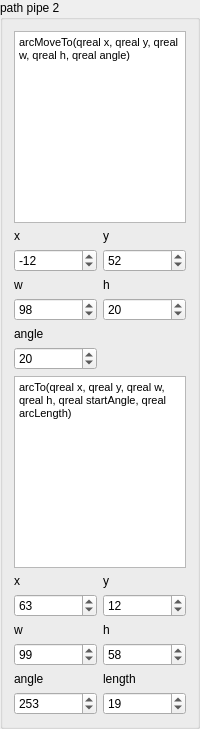
                  <widget class="QGroupBox" name="groupBox_9">
                   <property name="sizePolicy">
                    <sizepolicy hsizetype="Expanding" vsizetype="Expanding">
                     <horstretch>0</horstretch>
                     <verstretch>0</verstretch>
                    </sizepolicy>
                   </property>
                   <property name="maximumSize">
                    <size>
                     <width>200</width>
                     <height>16777215</height>
                    </size>
                   </property>
                   <property name="title">
                    <string>path pipe 2</string>
                   </property>
                   <layout class="QGridLayout" name="gridLayout_25">
                    <item row="13" column="0">
                     <widget class="QDoubleSpinBox" name="doubleSpinBox_p22a">
                      <property name="decimals">
                       <number>0</number>
                      </property>
                      <property name="minimum">
                       <double>-500.000000000000000</double>
                      </property>
                      <property name="maximum">
                       <double>500.000000000000000</double>
                      </property>
                      <property name="value">
                       <double>253.000000000000000</double>
                      </property>
                     </widget>
                    </item>
                    <item row="5" column="0">
                     <widget class="QLabel" name="label_60">
                      <property name="text">
                       <string>angle</string>
                      </property>
                     </widget>
                    </item>
                    <item row="3" column="0">
                     <widget class="QLabel" name="label_58">
                      <property name="text">
                       <string>w</string>
                      </property>
                     </widget>
                    </item>
                    <item row="4" column="1">
                     <widget class="QDoubleSpinBox" name="doubleSpinBox_p2_h">
                      <property name="decimals">
                       <number>0</number>
                      </property>
                      <property name="minimum">
                       <double>-500.000000000000000</double>
                      </property>
                      <property name="maximum">
                       <double>500.000000000000000</double>
                      </property>
                      <property name="value">
                       <double>20.000000000000000</double>
                      </property>
                     </widget>
                    </item>
                    <item row="4" column="0">
                     <widget class="QDoubleSpinBox" name="doubleSpinBox_p2_w">
                      <property name="decimals">
                       <number>0</number>
                      </property>
                      <property name="minimum">
                       <double>-500.000000000000000</double>
                      </property>
                      <property name="maximum">
                       <double>500.000000000000000</double>
                      </property>
                      <property name="value">
                       <double>98.000000000000000</double>
                      </property>
                     </widget>
                    </item>
                    <item row="7" column="0" colspan="2">
                     <widget class="QTextEdit" name="textEdit_12">
                      <property name="html">
                       <string>&lt;!DOCTYPE HTML PUBLIC &quot;-//W3C//DTD HTML 4.0//EN&quot; &quot;http://www.w3.org/TR/REC-html40/strict.dtd&quot;&gt;
&lt;html&gt;&lt;head&gt;&lt;meta name=&quot;qrichtext&quot; content=&quot;1&quot; /&gt;&lt;style type=&quot;text/css&quot;&gt;
p, li { white-space: pre-wrap; }
&lt;/style&gt;&lt;/head&gt;&lt;body style=&quot; font-family:'MS Shell Dlg 2'; font-size:7.8pt; font-weight:400; font-style:normal;&quot;&gt;
&lt;p style=&quot; margin-top:0px; margin-bottom:0px; margin-left:0px; margin-right:0px; -qt-block-indent:0; text-indent:0px;&quot;&gt;&lt;span style=&quot; font-size:8.25pt;&quot;&gt;arcTo(qreal x, qreal y, qreal w, qreal h, qreal startAngle, qreal arcLength)&lt;/span&gt;&lt;/p&gt;&lt;/body&gt;&lt;/html&gt;</string>
                      </property>
                     </widget>
                    </item>
                    <item row="0" column="0" colspan="2">
                     <widget class="QTextEdit" name="textEdit_11">
                      <property name="html">
                       <string>&lt;!DOCTYPE HTML PUBLIC &quot;-//W3C//DTD HTML 4.0//EN&quot; &quot;http://www.w3.org/TR/REC-html40/strict.dtd&quot;&gt;
&lt;html&gt;&lt;head&gt;&lt;meta name=&quot;qrichtext&quot; content=&quot;1&quot; /&gt;&lt;style type=&quot;text/css&quot;&gt;
p, li { white-space: pre-wrap; }
&lt;/style&gt;&lt;/head&gt;&lt;body style=&quot; font-family:'MS Shell Dlg 2'; font-size:7.8pt; font-weight:400; font-style:normal;&quot;&gt;
&lt;p style=&quot; margin-top:0px; margin-bottom:0px; margin-left:0px; margin-right:0px; -qt-block-indent:0; text-indent:0px;&quot;&gt;&lt;span style=&quot; font-size:8.25pt;&quot;&gt;arcMoveTo(qreal x, qreal y, qreal w, qreal h, qreal angle)&lt;/span&gt;&lt;/p&gt;&lt;/body&gt;&lt;/html&gt;</string>
                      </property>
                     </widget>
                    </item>
                    <item row="3" column="1">
                     <widget class="QLabel" name="label_59">
                      <property name="text">
                       <string>h</string>
                      </property>
                     </widget>
                    </item>
                    <item row="10" column="0">
                     <widget class="QLabel" name="label_53">
                      <property name="text">
                       <string>w</string>
                      </property>
                     </widget>
                    </item>
                    <item row="6" column="0">
                     <widget class="QDoubleSpinBox" name="doubleSpinBox_p2_a">
                      <property name="decimals">
                       <number>0</number>
                      </property>
                      <property name="minimum">
                       <double>-500.000000000000000</double>
                      </property>
                      <property name="maximum">
                       <double>500.000000000000000</double>
                      </property>
                      <property name="value">
                       <double>20.000000000000000</double>
                      </property>
                     </widget>
                    </item>
                    <item row="11" column="0">
                     <widget class="QDoubleSpinBox" name="doubleSpinBox_p22w">
                      <property name="decimals">
                       <number>0</number>
                      </property>
                      <property name="minimum">
                       <double>-500.000000000000000</double>
                      </property>
                      <property name="maximum">
                       <double>500.000000000000000</double>
                      </property>
                      <property name="value">
                       <double>99.000000000000000</double>
                      </property>
                     </widget>
                    </item>
                    <item row="10" column="1">
                     <widget class="QLabel" name="label_54">
                      <property name="text">
                       <string>h</string>
                      </property>
                     </widget>
                    </item>
                    <item row="11" column="1">
                     <widget class="QDoubleSpinBox" name="doubleSpinBox_p22h">
                      <property name="decimals">
                       <number>0</number>
                      </property>
                      <property name="minimum">
                       <double>-500.000000000000000</double>
                      </property>
                      <property name="maximum">
                       <double>500.000000000000000</double>
                      </property>
                      <property name="value">
                       <double>58.000000000000000</double>
                      </property>
                     </widget>
                    </item>
                    <item row="8" column="0">
                     <widget class="QLabel" name="label_51">
                      <property name="text">
                       <string>x</string>
                      </property>
                     </widget>
                    </item>
                    <item row="1" column="1">
                     <widget class="QLabel" name="label_57">
                      <property name="text">
                       <string>y</string>
                      </property>
                     </widget>
                    </item>
                    <item row="9" column="0">
                     <widget class="QDoubleSpinBox" name="doubleSpinBox_p22x">
                      <property name="decimals">
                       <number>0</number>
                      </property>
                      <property name="minimum">
                       <double>-500.000000000000000</double>
                      </property>
                      <property name="maximum">
                       <double>500.000000000000000</double>
                      </property>
                      <property name="value">
                       <double>63.000000000000000</double>
                      </property>
                     </widget>
                    </item>
                    <item row="8" column="1">
                     <widget class="QLabel" name="label_52">
                      <property name="text">
                       <string>y</string>
                      </property>
                     </widget>
                    </item>
                    <item row="9" column="1">
                     <widget class="QDoubleSpinBox" name="doubleSpinBox_p22y">
                      <property name="decimals">
                       <number>0</number>
                      </property>
                      <property name="minimum">
                       <double>-500.000000000000000</double>
                      </property>
                      <property name="maximum">
                       <double>500.000000000000000</double>
                      </property>
                      <property name="value">
                       <double>12.000000000000000</double>
                      </property>
                     </widget>
                    </item>
                    <item row="2" column="1">
                     <widget class="QDoubleSpinBox" name="doubleSpinBox_p2_y">
                      <property name="decimals">
                       <number>0</number>
                      </property>
                      <property name="minimum">
                       <double>-500.000000000000000</double>
                      </property>
                      <property name="maximum">
                       <double>500.000000000000000</double>
                      </property>
                      <property name="value">
                       <double>52.000000000000000</double>
                      </property>
                     </widget>
                    </item>
                    <item row="1" column="0">
                     <widget class="QLabel" name="label_50">
                      <property name="text">
                       <string>x</string>
                      </property>
                     </widget>
                    </item>
                    <item row="2" column="0">
                     <widget class="QDoubleSpinBox" name="doubleSpinBox_p2_x">
                      <property name="decimals">
                       <number>0</number>
                      </property>
                      <property name="minimum">
                       <double>-500.000000000000000</double>
                      </property>
                      <property name="maximum">
                       <double>500.000000000000000</double>
                      </property>
                      <property name="value">
                       <double>-12.000000000000000</double>
                      </property>
                     </widget>
                    </item>
                    <item row="12" column="0">
                     <widget class="QLabel" name="label_55">
                      <property name="text">
                       <string>angle</string>
                      </property>
                     </widget>
                    </item>
                    <item row="13" column="1">
                     <widget class="QDoubleSpinBox" name="doubleSpinBox_p22l">
                      <property name="decimals">
                       <number>0</number>
                      </property>
                      <property name="minimum">
                       <double>-500.000000000000000</double>
                      </property>
                      <property name="maximum">
                       <double>500.000000000000000</double>
                      </property>
                      <property name="value">
                       <double>19.000000000000000</double>
                      </property>
                     </widget>
                    </item>
                    <item row="12" column="1">
                     <widget class="QLabel" name="label_56">
                      <property name="text">
                       <string>length</string>
                      </property>
                     </widget>
                    </item>
                   </layout>
                  </widget>
